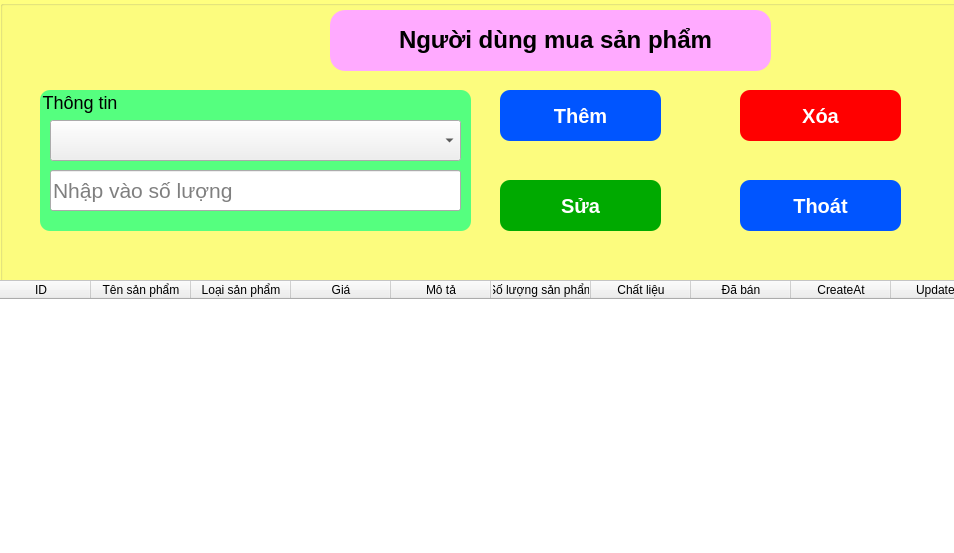
<?xml version="1.0" encoding="UTF-8"?>
<ui version="4.0">
 <class>Form</class>
 <widget class="QWidget" name="Form">
  <property name="geometry">
   <rect>
    <x>0</x>
    <y>0</y>
    <width>954</width>
    <height>553</height>
   </rect>
  </property>
  <property name="windowTitle">
   <string>Form</string>
  </property>
  <widget class="QGroupBox" name="groupBox">
   <property name="geometry">
    <rect>
     <x>0</x>
     <y>0</y>
     <width>1081</width>
     <height>721</height>
    </rect>
   </property>
   <property name="styleSheet">
    <string notr="true">QGroupBox{
	background-color:rgb(255, 255, 127);
}</string>
   </property>
   <property name="title">
    <string/>
   </property>
   <widget class="QGroupBox" name="groupBox_10">
    <property name="geometry">
     <rect>
      <x>330</x>
      <y>10</y>
      <width>441</width>
      <height>61</height>
     </rect>
    </property>
    <property name="styleSheet">
     <string notr="true">QGroupBox{
	background-color:rgb(255, 170, 255);
	border-radius: 15px;
}</string>
    </property>
    <property name="title">
     <string/>
    </property>
    <widget class="QLabel" name="label_7">
     <property name="geometry">
      <rect>
       <x>0</x>
       <y>0</y>
       <width>451</width>
       <height>61</height>
      </rect>
     </property>
     <property name="text">
      <string>&lt;html&gt;&lt;head/&gt;&lt;body&gt;&lt;p align=&quot;center&quot;&gt;&lt;span style=&quot; font-size:18pt; font-weight:600;&quot;&gt;Người dùng mua sản phẩm&lt;/span&gt;&lt;/p&gt;&lt;/body&gt;&lt;/html&gt;</string>
     </property>
    </widget>
   </widget>
   <widget class="QGroupBox" name="groupBox_11">
    <property name="geometry">
     <rect>
      <x>40</x>
      <y>90</y>
      <width>431</width>
      <height>141</height>
     </rect>
    </property>
    <property name="styleSheet">
     <string notr="true">QGroupBox{
	background-color:rgb(85, 255, 127);
	font-size:18px;
	border-radius:10px;
}</string>
    </property>
    <property name="title">
     <string>Thông tin</string>
    </property>
    <widget class="QComboBox" name="cboNguoiDung">
     <property name="geometry">
      <rect>
       <x>10</x>
       <y>30</y>
       <width>411</width>
       <height>41</height>
      </rect>
     </property>
     <property name="font">
      <font>
       <pointsize>14</pointsize>
      </font>
     </property>
    </widget>
    <widget class="QLineEdit" name="txtSoLuongSanPham">
     <property name="geometry">
      <rect>
       <x>10</x>
       <y>80</y>
       <width>411</width>
       <height>41</height>
      </rect>
     </property>
     <property name="font">
      <font>
       <pointsize>16</pointsize>
      </font>
     </property>
     <property name="placeholderText">
      <string>Nhập vào số lượng</string>
     </property>
    </widget>
   </widget>
   <widget class="QPushButton" name="btnSua">
    <property name="geometry">
     <rect>
      <x>500</x>
      <y>180</y>
      <width>161</width>
      <height>51</height>
     </rect>
    </property>
    <property name="styleSheet">
     <string notr="true">QPushButton{
	font-size: 20px;
    border-radius: 10px;
	background-color: rgb(0, 170, 0);
	color:rgb(255, 255, 255);
	font-weight: bold;
}
QPushButton:hover{
	background-color:rgb(0, 255, 127);
	cursor: pointer;
}</string>
    </property>
    <property name="text">
     <string>Sửa</string>
    </property>
   </widget>
   <widget class="QPushButton" name="btnXoa">
    <property name="geometry">
     <rect>
      <x>740</x>
      <y>90</y>
      <width>161</width>
      <height>51</height>
     </rect>
    </property>
    <property name="styleSheet">
     <string notr="true">QPushButton{
	font-size: 20px;
    border-radius: 10px;
	background-color: rgb(255, 0, 0);
	color:rgb(255, 255, 255);
	font-weight: bold;
}
QPushButton:hover{
	background-color: rgb(255, 84, 84);
	cursor: pointer;
}</string>
    </property>
    <property name="text">
     <string>Xóa</string>
    </property>
   </widget>
   <widget class="QPushButton" name="btnThoat">
    <property name="geometry">
     <rect>
      <x>740</x>
      <y>180</y>
      <width>161</width>
      <height>51</height>
     </rect>
    </property>
    <property name="styleSheet">
     <string notr="true">QPushButton{
	font-size: 20px;
    border-radius: 10px;
	background-color: rgb(0, 85, 255);
	color:rgb(255, 255, 255);
	font-weight: bold;
}
QPushButton:hover{
	background-color: rgb(0, 170, 255);
	cursor: pointer;
}</string>
    </property>
    <property name="text">
     <string>Thoát</string>
    </property>
   </widget>
   <widget class="QPushButton" name="btnThem">
    <property name="geometry">
     <rect>
      <x>500</x>
      <y>90</y>
      <width>161</width>
      <height>51</height>
     </rect>
    </property>
    <property name="styleSheet">
     <string notr="true">QPushButton{
	font-size: 20px;
    border-radius: 10px;
	background-color: rgb(0, 85, 255);
	color:rgb(255, 255, 255);
	font-weight: bold;
}
QPushButton:hover{
	background-color: rgb(0, 170, 255);
	cursor: pointer;
}</string>
    </property>
    <property name="text">
     <string>Thêm</string>
    </property>
   </widget>
   <widget class="QTableWidget" name="tableWidget">
    <property name="geometry">
     <rect>
      <x>-10</x>
      <y>280</y>
      <width>1221</width>
      <height>281</height>
     </rect>
    </property>
    <property name="styleSheet">
     <string notr="true">QTableWidget{
	color:rgb(0, 0, 0)
	font: 14pt &quot;MS Shell Dlg 2&quot;;
	Background-color:rgb(255, 255, 255)
}</string>
    </property>
    <property name="rowCount">
     <number>0</number>
    </property>
    <column>
     <property name="text">
      <string>ID</string>
     </property>
    </column>
    <column>
     <property name="text">
      <string>Tên sản phẩm</string>
     </property>
    </column>
    <column>
     <property name="text">
      <string>Loại sản phẩm</string>
     </property>
    </column>
    <column>
     <property name="text">
      <string>Giá</string>
     </property>
    </column>
    <column>
     <property name="text">
      <string>Mô tả</string>
     </property>
    </column>
    <column>
     <property name="text">
      <string>Số lượng sản phẩm</string>
     </property>
    </column>
    <column>
     <property name="text">
      <string>Chất liệu</string>
     </property>
    </column>
    <column>
     <property name="text">
      <string>Đã bán</string>
     </property>
    </column>
    <column>
     <property name="text">
      <string>CreateAt</string>
     </property>
    </column>
    <column>
     <property name="text">
      <string>UpdateAt</string>
     </property>
    </column>
   </widget>
  </widget>
 </widget>
 <resources/>
 <connections/>
</ui>
